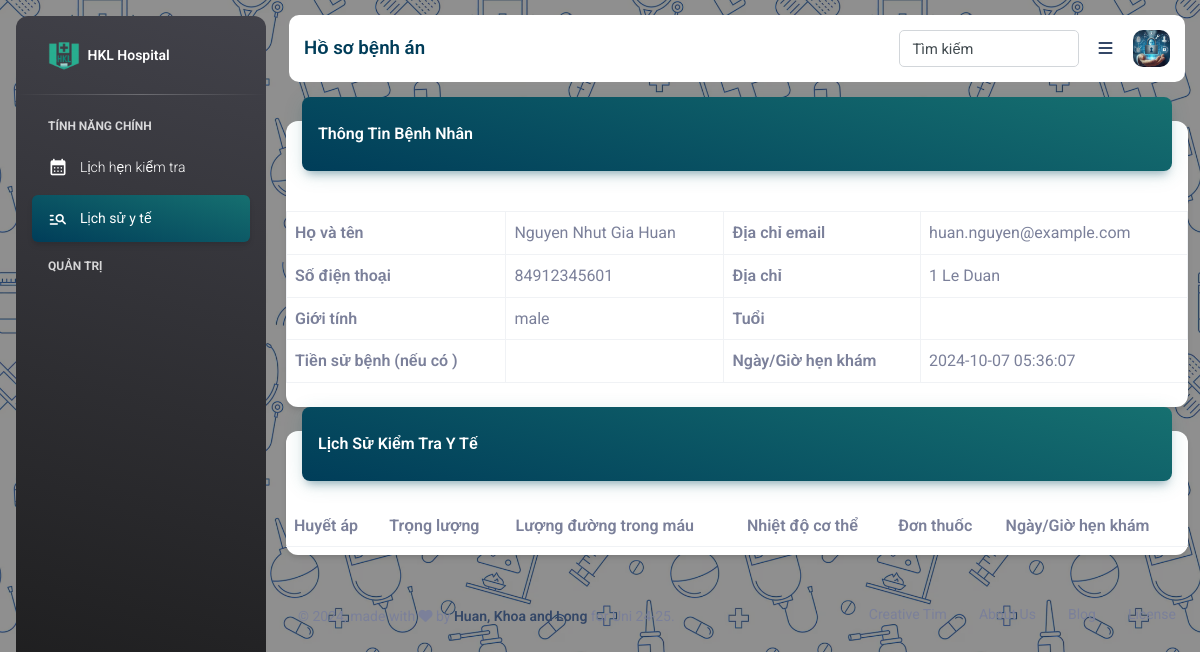
The page /role-patient/medhist.php (signed in) on the database as committed earlier.
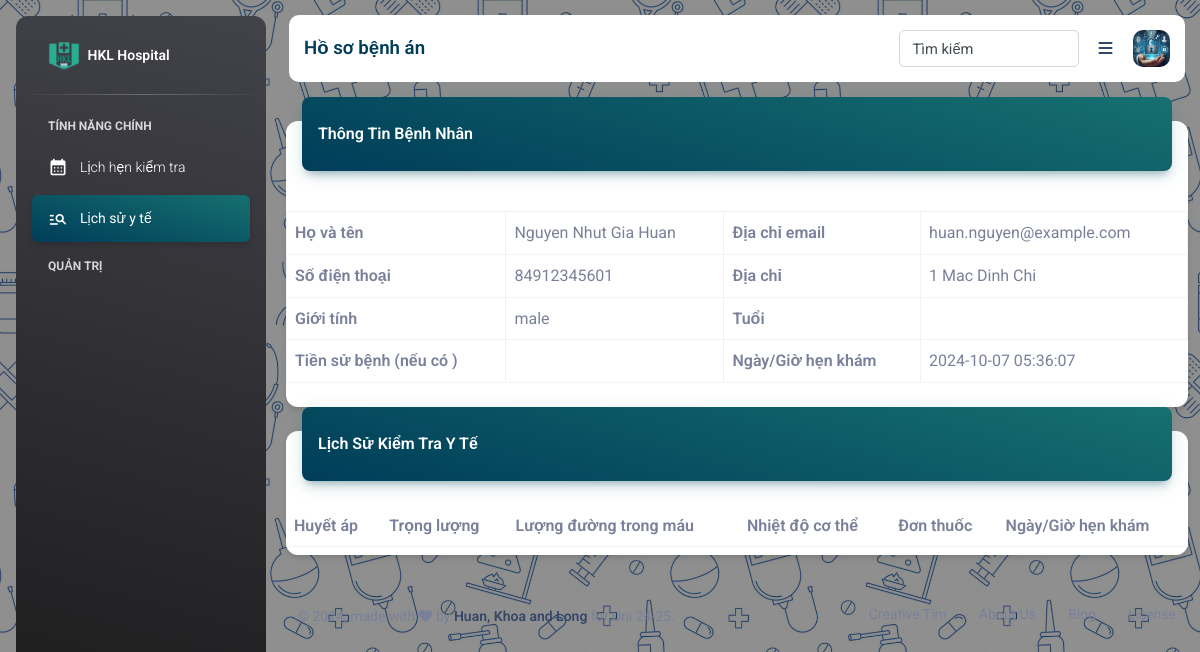
The same page on the database as committed later.
### tables this page shows
CREATE TABLE `dim_user` (
  `user_id` int(11) NOT NULL,
  `user_name` varchar(255) DEFAULT NULL,
  `password` varchar(255) DEFAULT NULL,
  `email_address` varchar(255) DEFAULT NULL,
  `contact_no` bigint(11) DEFAULT NULL,
  `full_name` varchar(255) DEFAULT NULL,
  `created_at` timestamp NULL DEFAULT current_timestamp(),
  `updated_at` timestamp NULL DEFAULT NULL ON UPDATE current_timestamp(),
  `gender` varchar(25) DEFAULT NULL,
  `city` varchar(255) DEFAULT NULL,
  `address` varchar(255) DEFAULT NULL,
  `role` varchar(50) DEFAULT NULL,
  `specialty_id` int(11) DEFAULT NULL,
  `pricing` varchar(255) DEFAULT NULL,
  `oauth_google` varchar(255) DEFAULT NULL,
  `oauth_facebook` varchar(255) DEFAULT NULL
);

### role-patient/sess-check.php (called while the page is built, shortened)
<?php
   include SITE_ROOT . ('/HMS-Nhom11/assets/include/config.php');
   $user_id = $_SESSION['auth_user_id'];
   $user_check = "SELECT * FROM `dim_user` WHERE user_id = $user_id";
   $user_auth = mysqli_query($conn, $user_check);
   $user_auth_data = mysqli_fetch_assoc($user_auth);
   $auth_user_id = $user_auth_data['user_id'];
?>

### role-patient/medhist.php (the view, shortened to what the changed rows need)
<?php
include('sess-check.php');
include SITE_ROOT . ('/HMS-Nhom11/assets/include/config.php');
include SITE_ROOT . ('/HMS-Nhom11/assets/include/header.php');
?>
<head>
</head>
<body class="g-sidenav-show"
    style="background-image: url('../assets/image/Hospital_Seamless1.png'); background-size: 400px 400px;">
    <main class="main-content border-radius-lg ps ">
        <div class="container-fluid py-4">
            <div class="row">
                <div class="col-12">
                    <div class="card">
                        <div class="card-body px-0 pb-2">
                            <div class="custom-table">
                                <table class="table">
                                    <table class="table table-bordered ">
                                        <?php
                                        $sql = "SELECT  usr.full_name,
                                              usr.email_address,
                                              usr.contact_no,
                                              usr.address,
                                              usr.city,
                                              usr.gender,
                                              usr.created_at,
                                              ptn.patient_age,
                                              ptn.med_hist
                                      FROM dim_user usr
                                      LEFT JOIN fact_patient_details ptn
                                      ON ptn.patient_id = usr.user_id
                                      WHERE
                                          -- usr.full_name = 'Pham Van Cuong'
                                          usr.user_id =$auth_user_id; ";
                                        $result = $conn->query($sql);
                                        if ($result->num_rows > 0) {
                                            while ($row = $result->fetch_assoc()) {
                                                $fullname = $row["full_name"];
                                                $emailaddress = $row["email_address"];
                                                $sdt = $row["contact_no"];
                                                $address = $row["address"];
                                                $gioitinh = $row["gender"];
                                                $tuoi = $row["patient_age"];
                                                $tsb = $row["med_hist"];
                                                $created_at = $row["created_at"];
                                                echo "<tr>";
                                                echo " <th>Họ và tên</th>  ";
                                                echo "<td>$fullname</td>";
                                                echo " <th>Địa chỉ email</th>  ";
                                                echo "<td>$emailaddress</td>";
                                                echo "</tr>";
                                                echo "<tr>";
                                                echo " <th>Số điện thoại</th>  ";
                                                echo "<td>$sdt</td>";
                                                echo " <th>Địa chỉ</th>  ";
                                                echo "<td>$address</td>";
                                                echo "</tr>";
                                                echo " <th>Giới tính</th>  ";
                                                echo "<td>$gioitinh</td>";
                                                echo " <th>Tuổi</th>  ";
                                                echo "<td>$tuoi</td>";
                                                echo " <th>Tiền sử bệnh (nếu có )</th>  ";
                                                echo "<td>$tsb</td>";
                                                echo " <th>Ngày/Giờ hẹn khám</th>  ";
                                                echo "<td>$created_at</td>";
                                            }
                                        } else {
                                        }
                                        ?>
                                    </table>
                            </div>
                        </div>
                    </div>
                </div>
            </div>
            <div class="row">
                <div class="col-12">
                    <div class="card my-4">
                        <div class="card-body px-0 pb-2">
                            <div class="table-responsive p-0">
                                <table class="table align-items-center justify-content-center mb-0">
                                    <tr>
                                        <th>Huyết áp</th>
                                        <th>Trọng lượng</th>
                                        <th>Lượng đường trong máu</th>
                                        <th>Nhiệt độ cơ thể</th>
                                        <th>Đơn thuốc</th>
                                        <th>Ngày/Giờ hẹn khám</th>
                                    </tr>
                                </table>
                            </div>
                        </div>
                    </div>
                </div>
            </div>
        </div>
    </main>
<?php
include SITE_ROOT . ('/HMS-Nhom11/assets/include/footer.php');
?>

Rows that differ between the two databases and show on the page:
changed dim_user "Nguyen Nhut Gia Huan": address "1 Le Duan" → "1 Mac Dinh Chi"
